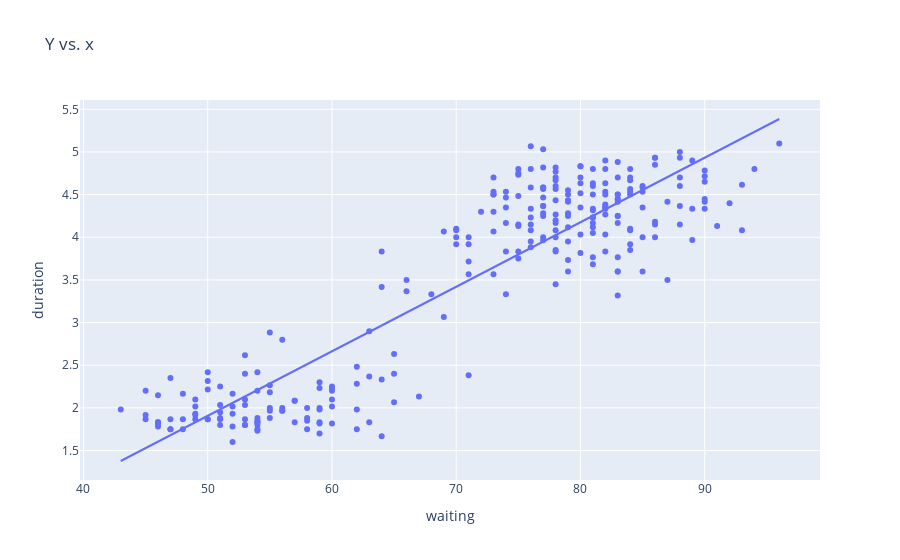

The notebook cell saved with this chart:
### Markdown cell above
Question 4
The fitted values in a simple linear regression model are derived from the estimated coefficients  obtained after fitting the model. These coefficients, which represent the intercept and slope of the regression line, can be found in `fitted_model.params`. The fitted values are calculated by plugging the predictor variable values  X  into the regression equation y = beta0 + beta1*x, where beta0 and beta1 are the estimated parameters. In the model summary, `fitted_model.summary().tables[1]` displays these estimated coefficients along with their statistical significance. The `fitted_model.fittedvalues` contain the predicted Y-values, representing the model's best estimate of the true relationship between X and Y. These predicted values are the result of applying the estimated coefficients to the actual data points.

### Code cell
#question 9
import plotly.express as px
px.scatter(old_faithful, x='waiting',  y='duration', 
           trendline='ols', title='Y vs. x')

### Figure 1 — Plotly figure (JSON) as saved in the notebook; plotly's stock layout.template omitted (floating-point values rounded to 4 significant figures; data arrays with more than 128 entries replaced by an {"elided": "..."} marker saying what was removed)
{"data": [{"hovertemplate": "waiting=%{x}<br>duration=%{y}<extra></extra>", "legendgroup": "", "marker": {"color": "#636efa", "symbol": "circle"}, "mode": "markers", "name": "", "orientation": "v", "showlegend": false, "type": "scatter", "x": {"elided": "272 int values"}, "xaxis": "x", "y": {"elided": "272 float values"}, "yaxis": "y"}, {"hovertemplate": "<b>OLS trendline</b><br>duration = 0.0756279 * waiting + -1.87402<br>R<sup>2</sup>=0.811461<br><br>waiting=%{x}<br>duration=%{y} <b>(trend)</b><extra></extra>", "legendgroup": "", "marker": {"color": "#636efa", "symbol": "circle"}, "mode": "lines", "name": "", "showlegend": false, "type": "scatter", "x": {"elided": "272 int values"}, "xaxis": "x", "y": {"elided": "272 float values"}, "yaxis": "y"}], "layout": {"legend": {"tracegroupgap": 0}, "title": {"text": "Y vs. x"}, "xaxis": {"anchor": "y", "domain": [0, 1], "title": {"text": "waiting"}}, "yaxis": {"anchor": "x", "domain": [0, 1], "title": {"text": "duration"}}}}
